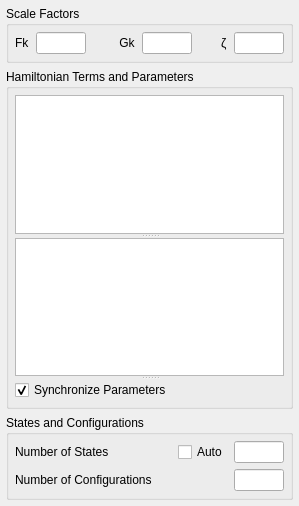
<?xml version="1.0" encoding="UTF-8"?>
<ui version="4.0">
 <class>hamiltonianPage</class>
 <widget class="QWidget" name="hamiltonianPage">
  <property name="geometry">
   <rect>
    <x>0</x>
    <y>0</y>
    <width>299</width>
    <height>506</height>
   </rect>
  </property>
  <property name="windowTitle">
   <string>Form</string>
  </property>
  <layout class="QVBoxLayout" name="verticalLayout">
   <property name="leftMargin">
    <number>6</number>
   </property>
   <property name="topMargin">
    <number>6</number>
   </property>
   <property name="rightMargin">
    <number>6</number>
   </property>
   <property name="bottomMargin">
    <number>6</number>
   </property>
   <item>
    <widget class="QGroupBox" name="scaleFactorsGroupBox">
     <property name="toolTip">
      <string>&lt;html&gt;&lt;head/&gt;&lt;body&gt;&lt;p&gt;Use the input boxes to change the scale factors for a specific type of atomic integrals; Slater radial integrals (direct and exchange), and spin-orbit coupling integrals.&lt;/p&gt;&lt;/body&gt;&lt;/html&gt;</string>
     </property>
     <property name="title">
      <string>Scale Factors</string>
     </property>
     <layout class="QVBoxLayout" name="scalingVBoxLayout">
      <property name="leftMargin">
       <number>6</number>
      </property>
      <property name="topMargin">
       <number>6</number>
      </property>
      <property name="rightMargin">
       <number>6</number>
      </property>
      <property name="bottomMargin">
       <number>6</number>
      </property>
      <item>
       <layout class="QHBoxLayout" name="scalingHBoxLayout">
        <item>
         <widget class="QLabel" name="gkLabel">
          <property name="text">
           <string>Fk</string>
          </property>
          <property name="alignment">
           <set>Qt::AlignLeading|Qt::AlignLeft|Qt::AlignVCenter</set>
          </property>
         </widget>
        </item>
        <item>
         <widget class="DoubleLineEdit" name="fkLineEdit">
          <property name="sizePolicy">
           <sizepolicy hsizetype="Fixed" vsizetype="Fixed">
            <horstretch>0</horstretch>
            <verstretch>0</verstretch>
           </sizepolicy>
          </property>
          <property name="maximumSize">
           <size>
            <width>50</width>
            <height>16777215</height>
           </size>
          </property>
          <property name="alignment">
           <set>Qt::AlignRight|Qt::AlignTrailing|Qt::AlignVCenter</set>
          </property>
         </widget>
        </item>
        <item>
         <spacer name="firstHorizontalSpacer">
          <property name="orientation">
           <enum>Qt::Horizontal</enum>
          </property>
          <property name="sizeHint" stdset="0">
           <size>
            <width>0</width>
            <height>0</height>
           </size>
          </property>
         </spacer>
        </item>
        <item>
         <widget class="QLabel" name="fkLabel">
          <property name="text">
           <string> Gk</string>
          </property>
          <property name="alignment">
           <set>Qt::AlignLeading|Qt::AlignLeft|Qt::AlignVCenter</set>
          </property>
         </widget>
        </item>
        <item>
         <widget class="DoubleLineEdit" name="gkLineEdit">
          <property name="sizePolicy">
           <sizepolicy hsizetype="Fixed" vsizetype="Fixed">
            <horstretch>0</horstretch>
            <verstretch>0</verstretch>
           </sizepolicy>
          </property>
          <property name="maximumSize">
           <size>
            <width>50</width>
            <height>16777215</height>
           </size>
          </property>
          <property name="alignment">
           <set>Qt::AlignRight|Qt::AlignTrailing|Qt::AlignVCenter</set>
          </property>
         </widget>
        </item>
        <item>
         <spacer name="secondHorizontalSpacer">
          <property name="orientation">
           <enum>Qt::Horizontal</enum>
          </property>
          <property name="sizeHint" stdset="0">
           <size>
            <width>0</width>
            <height>0</height>
           </size>
          </property>
         </spacer>
        </item>
        <item>
         <widget class="QLabel" name="zetaLabel">
          <property name="text">
           <string>ζ</string>
          </property>
          <property name="alignment">
           <set>Qt::AlignLeading|Qt::AlignLeft|Qt::AlignVCenter</set>
          </property>
         </widget>
        </item>
        <item>
         <widget class="DoubleLineEdit" name="zetaLineEdit">
          <property name="sizePolicy">
           <sizepolicy hsizetype="Fixed" vsizetype="Fixed">
            <horstretch>0</horstretch>
            <verstretch>0</verstretch>
           </sizepolicy>
          </property>
          <property name="maximumSize">
           <size>
            <width>50</width>
            <height>16777215</height>
           </size>
          </property>
          <property name="alignment">
           <set>Qt::AlignRight|Qt::AlignTrailing|Qt::AlignVCenter</set>
          </property>
         </widget>
        </item>
       </layout>
      </item>
     </layout>
    </widget>
   </item>
   <item>
    <widget class="QGroupBox" name="hamiltonianGroupBox">
     <property name="title">
      <string>Hamiltonian Terms and Parameters</string>
     </property>
     <layout class="QVBoxLayout" name="hamiltonianVBoxLayout">
      <property name="leftMargin">
       <number>6</number>
      </property>
      <property name="topMargin">
       <number>6</number>
      </property>
      <property name="rightMargin">
       <number>6</number>
      </property>
      <property name="bottomMargin">
       <number>6</number>
      </property>
      <item>
       <widget class="QSplitter" name="hamiltonianSplitter">
        <property name="orientation">
         <enum>Qt::Vertical</enum>
        </property>
        <widget class="QListView" name="termsView">
         <property name="enabled">
          <bool>true</bool>
         </property>
         <property name="toolTip">
          <string>&lt;html&gt;&lt;head/&gt;&lt;body&gt;&lt;p&gt;Use the check boxes to select the Hamiltonian terms included in the calculation. Left-click on the term's name to display its parameters in the view below. &lt;/p&gt;&lt;/body&gt;&lt;/html&gt;</string>
         </property>
         <property name="tabKeyNavigation">
          <bool>true</bool>
         </property>
         <property name="alternatingRowColors">
          <bool>true</bool>
         </property>
        </widget>
        <widget class="TreeView" name="parametersView">
         <property name="toolTip">
          <string>&lt;html&gt;&lt;head/&gt;&lt;body&gt;&lt;p&gt;Double-click to edit the value or the scale factor of a parameter.&lt;/p&gt;&lt;/body&gt;&lt;/html&gt;</string>
         </property>
         <property name="frameShape">
          <enum>QFrame::StyledPanel</enum>
         </property>
         <property name="alternatingRowColors">
          <bool>true</bool>
         </property>
         <property name="indentation">
          <number>15</number>
         </property>
        </widget>
        <widget class="QWidget" name="horizontalLayoutWidget">
         <layout class="QHBoxLayout" name="syncParametersHBoxLayout">
          <item>
           <widget class="CheckBox" name="syncParametersCheckBox">
            <property name="text">
             <string>Synchronize Parameters</string>
            </property>
            <property name="checked">
             <bool>true</bool>
            </property>
           </widget>
          </item>
         </layout>
        </widget>
       </widget>
      </item>
     </layout>
    </widget>
   </item>
   <item>
    <widget class="QGroupBox" name="statesAndConfigurationsGroupBox">
     <property name="title">
      <string>States and Configurations</string>
     </property>
     <layout class="QVBoxLayout" name="verticalLayout_6">
      <property name="leftMargin">
       <number>6</number>
      </property>
      <property name="topMargin">
       <number>6</number>
      </property>
      <property name="rightMargin">
       <number>6</number>
      </property>
      <property name="bottomMargin">
       <number>6</number>
      </property>
      <item>
       <layout class="QHBoxLayout" name="nPsisHBoxLayout">
        <property name="spacing">
         <number>6</number>
        </property>
        <item>
         <widget class="QLabel" name="nStatesLabel">
          <property name="toolTip">
           <string>&lt;html&gt;&lt;head/&gt;&lt;body&gt;&lt;p&gt;Use the input box to change the number of states of the initial Hamiltonian included in the calculation. If &lt;span style=&quot; font-weight:600;&quot;&gt;Auto&lt;/span&gt; is checked, the number will be detemined based on the Boltzmann probabilities at the given temperature.&lt;/p&gt;&lt;/body&gt;&lt;/html&gt;</string>
          </property>
          <property name="text">
           <string>Number of States</string>
          </property>
         </widget>
        </item>
        <item>
         <spacer name="horizontalSpacer">
          <property name="orientation">
           <enum>Qt::Horizontal</enum>
          </property>
          <property name="sizeHint" stdset="0">
           <size>
            <width>40</width>
            <height>20</height>
           </size>
          </property>
         </spacer>
        </item>
        <item>
         <widget class="CheckBox" name="nStatesAutoCheckBox">
          <property name="sizePolicy">
           <sizepolicy hsizetype="Minimum" vsizetype="Fixed">
            <horstretch>0</horstretch>
            <verstretch>0</verstretch>
           </sizepolicy>
          </property>
          <property name="text">
           <string>Auto</string>
          </property>
         </widget>
        </item>
        <item>
         <widget class="IntLineEdit" name="nStatesLineEdit">
          <property name="enabled">
           <bool>true</bool>
          </property>
          <property name="sizePolicy">
           <sizepolicy hsizetype="Fixed" vsizetype="Fixed">
            <horstretch>0</horstretch>
            <verstretch>0</verstretch>
           </sizepolicy>
          </property>
          <property name="maximumSize">
           <size>
            <width>50</width>
            <height>16777215</height>
           </size>
          </property>
          <property name="alignment">
           <set>Qt::AlignRight|Qt::AlignTrailing|Qt::AlignVCenter</set>
          </property>
         </widget>
        </item>
       </layout>
      </item>
      <item>
       <layout class="QHBoxLayout" name="nConfigurationsHBoxLayout">
        <item>
         <widget class="QLabel" name="nConfigurationsLabel">
          <property name="toolTip">
           <string>&lt;html&gt;&lt;head/&gt;&lt;body&gt;&lt;p&gt;Use the input box to change the number of configurations to include in configuration interaction (CI) calculations. The option is only available for calculations where ligands are included.&lt;/p&gt;&lt;/body&gt;&lt;/html&gt;</string>
          </property>
          <property name="text">
           <string>Number of Configurations</string>
          </property>
         </widget>
        </item>
        <item>
         <widget class="IntLineEdit" name="nConfigurationsLineEdit">
          <property name="sizePolicy">
           <sizepolicy hsizetype="Fixed" vsizetype="Fixed">
            <horstretch>0</horstretch>
            <verstretch>0</verstretch>
           </sizepolicy>
          </property>
          <property name="maximumSize">
           <size>
            <width>50</width>
            <height>16777215</height>
           </size>
          </property>
          <property name="alignment">
           <set>Qt::AlignRight|Qt::AlignTrailing|Qt::AlignVCenter</set>
          </property>
         </widget>
        </item>
       </layout>
      </item>
     </layout>
    </widget>
   </item>
  </layout>
 </widget>
 <customwidgets>
  <customwidget>
   <class>DoubleLineEdit</class>
   <extends>QLineEdit</extends>
   <header>crispy.widgets</header>
  </customwidget>
  <customwidget>
   <class>IntLineEdit</class>
   <extends>QLineEdit</extends>
   <header>crispy.widgets</header>
  </customwidget>
  <customwidget>
   <class>TreeView</class>
   <extends>QTreeView</extends>
   <header>crispy.views</header>
  </customwidget>
  <customwidget>
   <class>CheckBox</class>
   <extends>QCheckBox</extends>
   <header>crispy.widgets</header>
  </customwidget>
 </customwidgets>
 <resources/>
 <connections/>
</ui>
